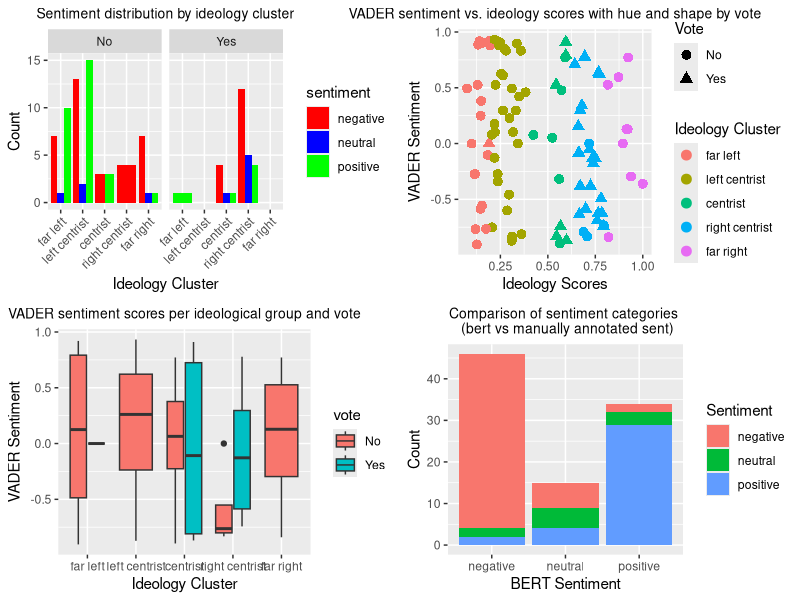

Write R code to recreate this figure.
library(tidyverse)
library(readr)
library(tidyr)
# install.packages("ggpubr")
library(ggpubr)


# read the files
data <- read_csv("./sample_immigration.csv")

# Lower the text in ideology_cluster
data$ideology_cluster <- tolower(data$ideology_cluster)

# Reorder ideology_cluster from left -> right
data$ideology_cluster <- factor(data$ideology_cluster, levels = c("far left", "left centrist", "centrist", "right centrist", "far right"))

plot1 <- ggplot(data, aes(x = ideology_cluster, fill = sentiment)) +
  geom_bar(position = "dodge") +
  labs(title = "Sentiment distribution by ideology cluster", x = "Ideology Cluster", y = "Count") +
  scale_fill_manual(values = c("negative" = "red", "positive" = "green", "neutral" = "blue")) +
  theme(axis.text.x = element_text(angle = 45, hjust = 1)) +
  facet_grid(cols=vars(vote))

plot2 <- ggplot(data, aes(x = ideology, y = vader, color = ideology_cluster, shape = vote)) +
  geom_point(size = 3) +
  labs(title = "VADER sentiment vs. ideology scores with hue and shape by vote",
  x = "Ideology Scores", y = "VADER Sentiment") +
  scale_color_discrete(name = "Ideology Cluster") +
  scale_shape_manual(name = "Vote", values = c("No" = 16, "Yes" = 17))

# Box plot of sentiment by ideology_cluster
plot3 <- ggplot(data, aes(x = ideology_cluster, y = vader, fill = vote)) +
  geom_boxplot() +
  labs(title = "VADER sentiment scores per ideological group and vote", x = "Ideology Cluster", y = "VADER Sentiment")

# Plot a table matrix of the bert sentiment against manually annotated sentiment
sentiment_counts <- data %>%
  group_by(bert_sentiment, sentiment) %>%
  tally()

# Create the stacked bar plot
plot4 <- ggplot(sentiment_counts, aes(x = bert_sentiment, y = n, fill = sentiment)) +
  geom_bar(stat = "identity") +
  labs(title = "Comparison of sentiment categories \n (bert vs manually annotated sent)",
       x = "BERT Sentiment", y = "Count") +
  scale_fill_discrete(name = "Sentiment")

# change the font-size title in all the plots
change_title_font_size <- function(plot, size) {
  plot + theme(plot.title = element_text(size = size))+
    theme(plot.title = element_text(hjust = 0.5))
}

# Change title font size for each plot
plot1 <- change_title_font_size(plot1, size = 10)
plot2 <- change_title_font_size(plot2, size = 10)
plot3 <- change_title_font_size(plot3, size = 10)
plot4 <- change_title_font_size(plot4, size = 10)

arranged_plots <- ggarrange(plot1, plot2, plot3, plot4, ncol = 2, nrow = 2)

# Display the arranged plots
ggsave("viz/facet_plots.png", arranged_plots, width = 12, height = 8)
